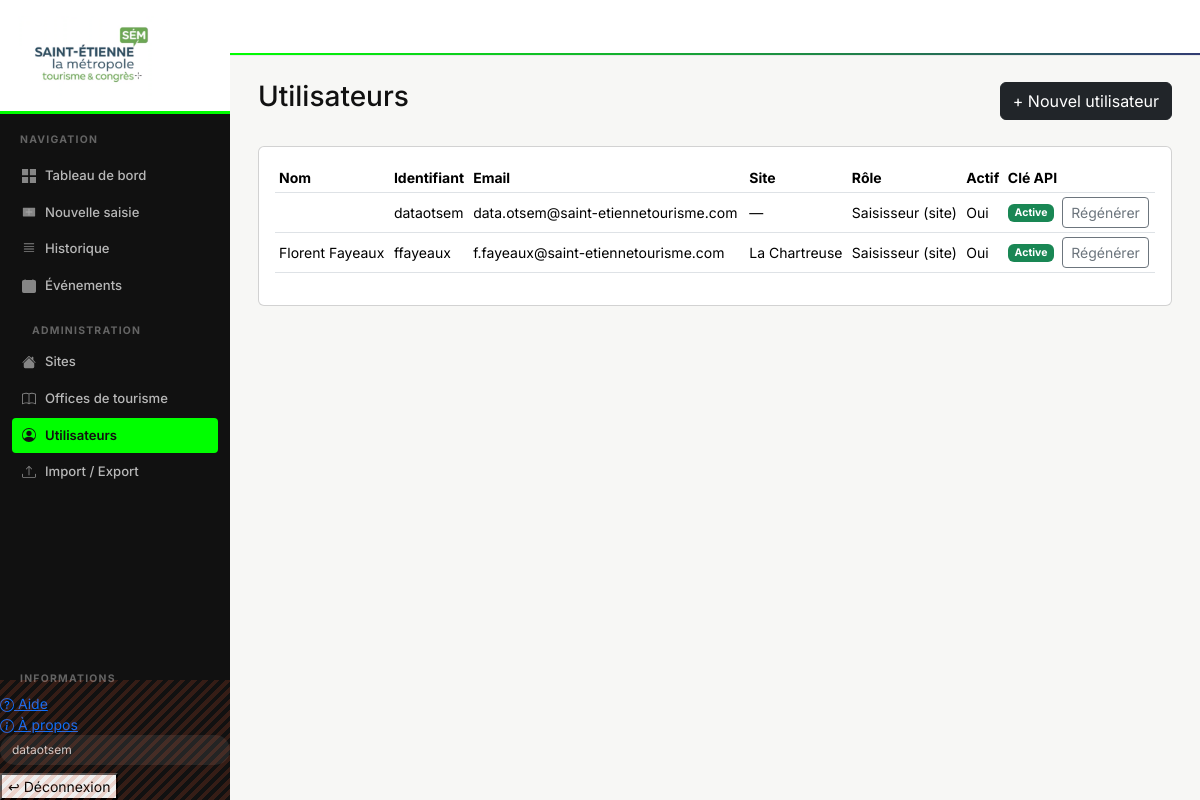
The page /utilisateurs/ (signed in) on the database its author committed.
### suivi/models.py (models this page shows, shortened)
class Utilisateur(AbstractUser):
    ROLE_CHOICES = [
        ("saisisseur", "Saisisseur (site)"),
        ("admin", "Administrateur"),
    ]
    site = models.ForeignKey(
        SiteTouristique,
        verbose_name="Site rattaché",
        on_delete=models.SET_NULL,
        null=True,
        blank=True,
        related_name="utilisateurs",
    )
    role = models.CharField(
        "Rôle", max_length=20, choices=ROLE_CHOICES, default="saisisseur"
    )
    telephone = models.CharField("Téléphone", max_length=30, blank=True)
    cle_api = models.CharField(
        "Clé API", max_length=64, blank=True, unique=True, null=True,
        help_text="Utilisée pour l'accès en lecture à l'API (ex: Power BI). Laisser vide si non utilisée.",
    )
    @property
    def est_admin(self):
        return self.role == "admin" or self.is_superuser

class SiteTouristique(models.Model):
    CATEGORIE_CHOICES = [
        ("musee", "Musée"),
        ("site_patrimonial", "Site patrimonial"),
        ("office_tourisme", "Office de tourisme"),
        ("parc_jardin", "Parc / jardin"),
        ("monument", "Monument"),
        ("site_naturel", "Site naturel"),
        ("art_contemporain", "Lieu d'art contemporain"),
        ("autre", "Autre"),
    ]
    nom = models.CharField("Nom du site", max_length=200)
    commune = models.CharField("Commune", max_length=150, blank=True)
    categorie = models.CharField(
        "Catégorie",
        max_length=30,
        choices=CATEGORIE_CHOICES,
        blank=True,
    )
    offices = models.ManyToManyField(
        OfficeDeTourisme,
        blank=True,
        verbose_name="Offices de tourisme rattachés",
        related_name="sites",
    )
    actif = models.BooleanField("Site actif", default=True)
    date_creation = models.DateTimeField(auto_now_add=True)
    class Meta:
        verbose_name = "Site touristique"
        verbose_name_plural = "Sites touristiques"
        ordering = ["nom"]
    def __str__(self):
        return self.nom

### suivi/views.py (the view)
# urls.py: path("utilisateurs/", views.liste_utilisateurs, name="liste_utilisateurs"),
@user_passes_test(est_admin)
def liste_utilisateurs(request):
    utilisateurs = Utilisateur.objects.select_related("site").all()
    return render(request, "suivi/liste_utilisateurs.html", {"utilisateurs": utilisateurs})

### suivi/views.py (called while the page is built)
def est_admin(user):
    return user.is_authenticated and user.est_admin

### suivi/templates/suivi/liste_utilisateurs.html (shortened to what this page needs)
{% extends "suivi/base.html" %}
{% block contenu %}
<div class="d-flex justify-content-between align-items-center mb-4">
    <h3>Utilisateurs</h3>
    <a href="{% url 'creer_utilisateur' %}" class="btn btn-dark">+ Nouvel utilisateur</a>
</div>
<div class="card">
    <div class="card-body">
        <table class="table table-sm align-middle">
            <thead>
                <tr><th>Nom</th><th>Identifiant</th><th>Email</th><th>Site</th><th>Rôle</th><th>Actif</th><th>Clé API</th></tr>
            </thead>
            <tbody>
                {% for u in utilisateurs %}
                <tr>
                    <td>{{ u.get_full_name }}</td>
                    <td>{{ u.username }}</td>
                    <td>{{ u.email }}</td>
                    <td>{{ u.site|default:"—" }}</td>
                    <td>{{ u.get_role_display }}</td>
                    <td>{% if u.is_active %}Oui{% else %}Non{% endif %}</td>
                    <td>
                        {% if u.cle_api %}<span class="badge bg-success">Active</span>{% else %}<span class="text-muted">Aucune</span>{% endif %}
                        <a href="{% url 'generer_cle_api' u.pk %}" class="btn btn-sm btn-outline-secondary ms-1" onclick="return confirm('Générer une nouvelle clé API pour {{ u.username }} ? L\'ancienne sera invalidée.');">{% if u.cle_api %}Régénérer{% else %}Générer{% endif %}</a>
                    </td>
                </tr>
                {% empty %}
                <tr><td colspan="7" class="text-muted">Aucun utilisateur.</td></tr>
                {% endfor %}
            </tbody>
        </table>
    </div>
</div>
{% endblock %}

### suivi/templates/suivi/base.html (shortened to what this page needs)
<!DOCTYPE html>
{% load static %}
<html lang="fr">
<head>
    <link href="https://cdn.jsdelivr.net/npm/bootstrap@5.3.3/dist/css/bootstrap.min.css" rel="stylesheet">
    <link rel="stylesheet" href="https://cdn.jsdelivr.net/npm/animate.css@4/animate.min.css">
    <link rel="stylesheet" href="https://cdn.jsdelivr.net/npm/toastify-js/src/toastify.min.css">
    <link rel="stylesheet" href="https://cdn.jsdelivr.net/npm/flatpickr/dist/flatpickr.min.css">
</head>
<body>
{% if user.is_authenticated %}
<aside class="sidebar">
    <div class="sidebar-logo">
        <img src="{% static 'suivi/images/logo.png' %}" alt="Saint-Étienne Tourisme">
    </div>
    <div class="sidebar-stripe"></div>
    <div class="sidebar-section">Navigation</div>
    <nav class="sidebar-nav">
        <a href="{% url 'tableau_de_bord' %}" {% if request.resolver_match.url_name == 'tableau_de_bord' %}class="active"{% endif %}>
            <svg width="14" height="14" fill="currentColor" viewBox="0 0 16 16"><path d="M0 0h7v7H0V0zm9 0h7v7H9V0zM0 9h7v7H0V9zm9 0h7v7H9V9z"/></svg>
            Tableau de bord
        </a>
        <a href="{% url 'saisir_indicateur' %}" {% if request.resolver_match.url_name == 'saisir_indicateur' %}class="active"{% endif %}>
            <svg width="14" height="14" fill="currentColor" viewBox="0 0 16 16"><path d="M8 4a.5.5 0 0 1 .5.5v3h3a.5.5 0 0 1 0 1h-3v3a.5.5 0 0 1-1 0v-3h-3a.5.5 0 0 1 0-1h3v-3A.5.5 0 0 1 8 4z"/><path d="M14.5 3a.5.5 0 0 1 .5.5v9a.5.5 0 0 1-.5.5h-13a.5.5 0 0 1-.5-.5v-9a.5.5 0 0 1 .5-.5h13z"/></svg>
            Nouvelle saisie
        </a>
        <a href="{% url 'liste_indicateurs' %}" {% if request.resolver_match.url_name == 'liste_indicateurs' %}class="active"{% endif %}>
            <svg width="14" height="14" fill="currentColor" viewBox="0 0 16 16"><path d="M2.5 1.5a.5.5 0 0 0 0 1h11a.5.5 0 0 0 0-1h-11zm0 3a.5.5 0 0 0 0 1h11a.5.5 0 0 0 0-1h-11zm0 3a.5.5 0 0 0 0 1h11a.5.5 0 0 0 0-1h-11zm0 3a.5.5 0 0 0 0 1h11a.5.5 0 0 0 0-1h-11z"/></svg>
            Historique
        </a>
        <a href="{% url 'liste_evenements' %}" {% if request.resolver_match.url_name == 'liste_evenements' %}class="active"{% endif %}>
            <svg width="14" height="14" fill="currentColor" viewBox="0 0 16 16"><path d="M3.5 0a.5.5 0 0 1 .5.5V1h8V.5a.5.5 0 0 1 1 0V1h1a2 2 0 0 1 2 2v11a2 2 0 0 1-2 2H2a2 2 0 0 1-2-2V3a2 2 0 0 1 2-2h1V.5a.5.5 0 0 1 .5-.5z"/></svg>
            Événements
        </a>
        {% if user.est_admin %}
        <div class="sidebar-section">Administration</div>
        <a href="{% url 'liste_sites' %}" {% if 'site' in request.resolver_match.url_name %}class="active"{% endif %}>
            Sites
        </a>
        <a href="{% url 'liste_offices' %}" {% if 'office' in request.resolver_match.url_name %}class="active"{% endif %}>
            Offices de tourisme
        </a>
        <a href="{% url 'liste_utilisateurs' %}" {% if 'utilisateur' in request.resolver_match.url_name %}class="active"{% endif %}>
            <svg width="14" height="14" fill="currentColor" viewBox="0 0 16 16"><path d="M11 6a3 3 0 1 1-6 0 3 3 0 0 1 6 0z"/><path fill-rule="evenodd" d="M0 8a8 8 0 1 1 16 0A8 8 0 0 1 0 8zm8-7a7 7 0 0 0-5.468 11.37C3.242 11.226 4.805 10 8 10s4.757 1.225 5.468 2.37A7 7 0 0 0 8 1z"/></svg>
            Utilisateurs
        </a>
        <a href="{% url 'portail_import_export' %}" {% if 'import' in request.resolver_match.url_name or 'export' in request.resolver_match.url_name %}class="active"{% endif %}>
            Import / Export
        </a>
        {% endif %}
    </nav>
        <div class="sidebar-section">Informations</div>
        <a href="{% url 'aide' %}" {% if request.resolver_match.url_name == 'aide' %}class="active"{% endif %}>
            Aide
        </a>
        <a href="{% url 'a_propos' %}" {% if request.resolver_match.url_name == 'a_propos' %}class="active"{% endif %}>
            À propos
        </a>
        <div class="user-pill">{{ user.get_full_name|default:user.username }}{% if user.site %} · {{ user.site.nom }}{% endif %}</div>
        <form method="post" action="{% url 'deconnexion' %}">
            <button type="submit">↩ Déconnexion</button>
        </form>
</aside>
<div class="main-wrap">
    <header class="topbar">
    </header>
    <main class="page-body">
{% endif %}
{% block contenu %}{% endblock %}
{% if user.is_authenticated %}
    </main>
</div>
{% endif %}
</body>
</html>

### suivi/templates/suivi/base.html (style rules this page uses)
.page-body { animation: fadeInUp .25s ease both; }
:root { --c-noir: #111111; --c-gris-fonce: #2a2a2a; --c-gris-moyen: #6b6b6b; --c-gris-clair: #e8e8e8; --c-fond: #f7f7f5; --c-blanc: #ffffff; --c-accent: #00FF00; --c-accent-lt: #33ff33; --c-brand: #323C73; --c-brand-lt: #4a57a8; --c-year-row: #F2E7AE; --c-warn: #FFED8B; --c-danger: #FF6E6E; --c-input-bg: #F5F5F3; --r-sm: 4px; --r-md: 8px; --r-pill: 100px; --sidebar-w: 230px; }
*, *::before, *::after { box-sizing: border-box; }
html, body { height: 100%; margin: 0; }
body { font-family: 'Inter', 'Segoe UI', Arial, sans-serif; background: var(--c-fond); color: var(--c-noir); font-size: 0.875rem; line-height: 1.5; }
.sidebar { position: fixed; top: 0; left: 0; bottom: 0; width: var(--sidebar-w); background: var(--c-noir); display: flex; flex-direction: column; z-index: 200; overflow: hidden; }
.sidebar::after { content: ''; position: absolute; bottom: 0; left: 0; right: 0; height: 120px; background: repeating-linear-gradient( -45deg, transparent, transparent 4px, rgba(218,83,44,.18) 4px, rgba(218,83,44,.18) 8px ); pointer-events: none; }
.sidebar-logo { padding: 16px 18px 14px; border-bottom: 1px solid rgba(255,255,255,.08); background: #ffffff; }
.sidebar-logo img { max-width: 150px; display: block; }
.sidebar-stripe { height: 3px; background: var(--c-accent); margin: 0; }
.sidebar-section { font-size: .65rem; font-weight: 700; letter-spacing: .12em; text-transform: uppercase; color: rgba(255,255,255,.35); padding: 18px 20px 6px; }
.sidebar-nav { flex: 1; padding: 4px 12px; overflow-y: auto; }
.sidebar-nav a { display: flex; align-items: center; gap: 9px; padding: 8px 10px; border-radius: var(--r-sm); color: rgba(255,255,255,.7); text-decoration: none; font-size: .82rem; font-weight: 500; margin-bottom: 1px; transition: background .12s, color .12s; white-space: nowrap; }
.sidebar-nav a svg { opacity: .7; flex-shrink: 0; }
.sidebar-nav a.active { background: var(--c-accent); color: #111111; font-weight: 600; }
.sidebar-nav a.active svg { opacity: 1; }
.user-pill { background: rgba(255,255,255,.08); border-radius: var(--r-pill); padding: 6px 12px; font-size: .75rem; color: rgba(255,255,255,.8); margin-bottom: 8px; overflow: hidden; text-overflow: ellipsis; white-space: nowrap; }
.main-wrap { margin-left: var(--sidebar-w); min-height: 100vh; display: flex; flex-direction: column; }
.topbar { background: var(--c-blanc); border-bottom: 1px solid var(--c-gris-clair); padding: 0 28px; height: 56px; display: flex; align-items: center; justify-content: space-between; position: sticky; top: 0; z-index: 100; }
.topbar::after { content: ''; position: absolute; bottom: 0; left: 0; right: 0; height: 2px; background: linear-gradient(90deg, var(--c-accent) 0%, var(--c-brand) 100%); }
.page-body { padding: 24px 28px; flex: 1; }

### rows shown on the page
Utilisateur: get_full_name "dataotsem", username "dataotsem", email "data.otsem@saint-etiennetourisme.com", site "—", role "Saisisseur (site)", is_active "Oui", shows "Active", shows "Régénérer"
Utilisateur: get_full_name "Florent Fayeaux", username "ffayeaux", email "f.fayeaux@saint-etiennetourisme.com", site "La Chartreuse", role "Saisisseur (site)", is_active "Oui", shows "Active", shows "Régénérer"
